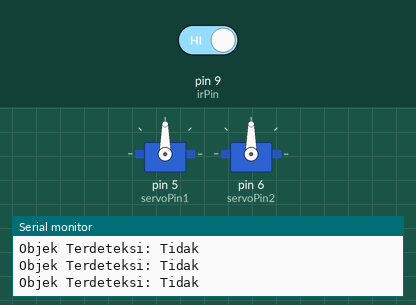
Recording of a sketch running on a simulated Arduino Uno, built with avr-gcc and run on an emulated ATmega328P. On the bench: 2 × servo, the last lines printed to the serial monitor. The inputs (shaded band) are chosen by the test bench; at power-on: pin 9 (irPin) HIGH.

Above: at 1.8 s.
1.9 s: pin 9 (irPin) driven LOW
At 4.2 s:
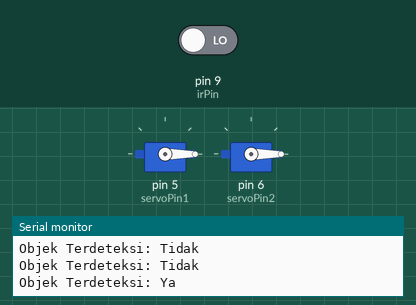
4.9 s: pin 9 (irPin) driven HIGH
At 6.1 s:
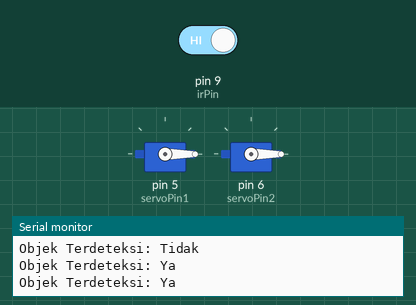
Timing chart, 0 to 7.9 s (numbered marks = the images above; inputs shaded):
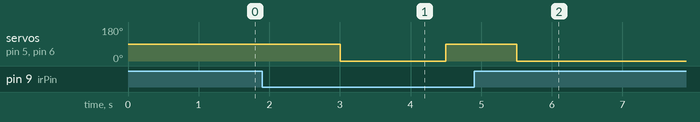

Measured:
- after the input at 1.9 s, servo on pin 5 (servoPin1), servo on pin 6 (servoPin2): 90° → 0° after 1.1 s, → 90° 1.5 s later
- after the input at 4.9 s, servo on pin 5 (servoPin1), servo on pin 6 (servoPin2): goes on until 5.5 s, then stays 0°

The sketch:

hand_sanitizer.ino
```cpp
#include <Servo.h>

// Deklarasi untuk sensor inframerah
const int irPin = 9; // Pin untuk sensor inframerah

// Deklarasi untuk motor servo
Servo servo1;
Servo servo2;
const int servoPin1 = 5;
const int servoPin2 = 6;

// Fungsi untuk mendeteksi objek dengan sensor inframerah
bool isObjectDetected() {
  return digitalRead(irPin) == LOW; // Asumsikan LOW berarti objek terdeteksi
}

void setup() {
  // Inisialisasi pin sensor dan servo
  pinMode(irPin, INPUT);
  servo1.attach(servoPin1);
  servo2.attach(servoPin2);

  // Mulai komunikasi serial untuk debugging
  Serial.begin(9600);
}

void loop() {
  // Periksa apakah objek terdeteksi oleh sensor inframerah
  bool objectDetected = isObjectDetected();
  Serial.print("Objek Terdeteksi: ");
  Serial.println(objectDetected ? "Ya" : "Tidak");

  // Jika tangan terdeteksi
  if (objectDetected) {
    // Gerakkan servo untuk mengeluarkan hand sanitizer
    servo1.write(90); // Sesuaikan dengan kebutuhan
    servo2.write(90); // Sesuaikan dengan kebutuhan
    delay(1000);      // Tunda untuk memberikan waktu servo bergerak
    // Kembalikan servo ke posisi awal
    servo1.write(0);
    servo2.write(0);
    delay(1000);      // Tunda sebelum pengukuran berikutnya
  }

  // Tunda sebelum pengukuran berikutnya
  delay(500);
}
```
